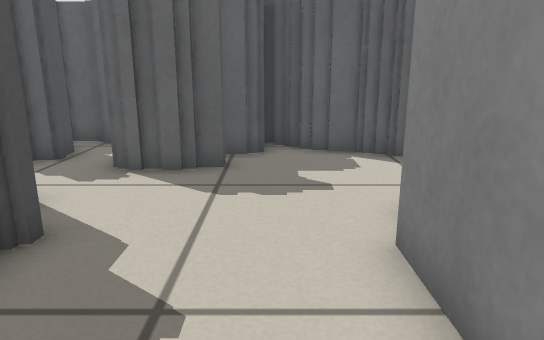
View 1 (above)

24 first-person views from a walk through a Stage world. The camera is 0.51 m above the floor, tilts 14° down and sees 70° across. The lines on the ground mark 1 m squares. The floor is counted in squares, 0.25 m on a side. Each view is taken from the middle of a square. On the plan, view 1 faces up. The plan holds only what a view shows up to about 19 squares ahead; the rest is blank. The place goes on beyond the plan. Robots are left out.

View 2
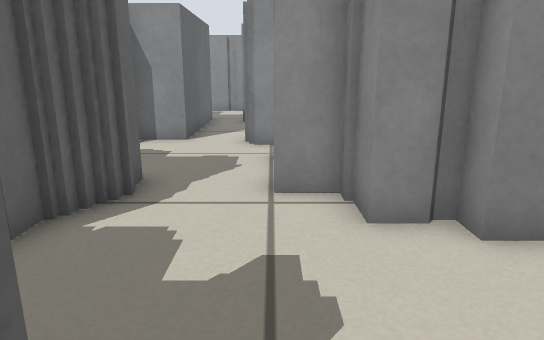

View 3
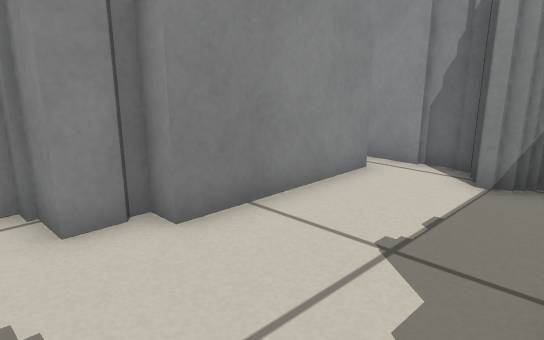

View 4
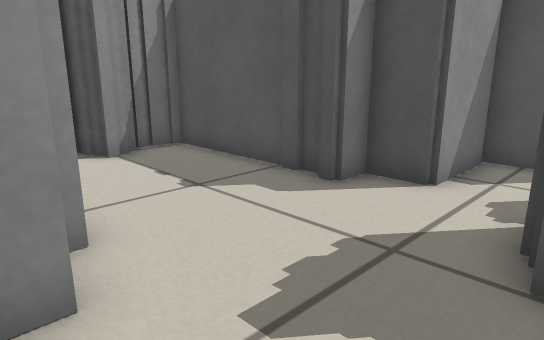

View 5
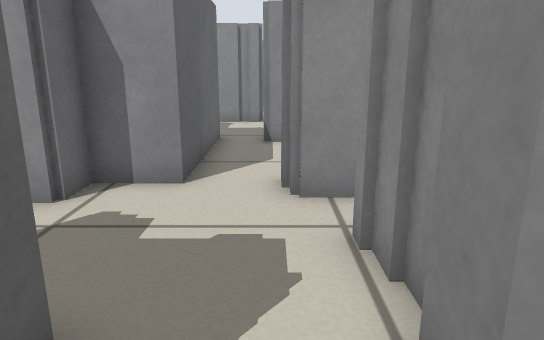

View 6
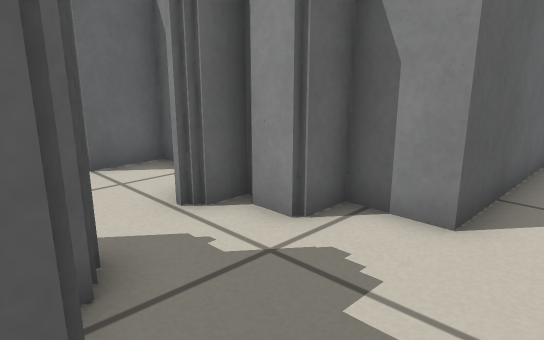

View 7
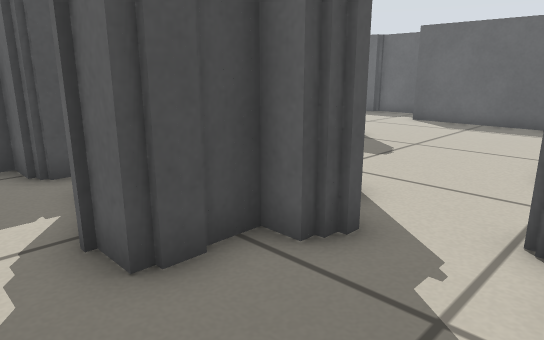

View 8
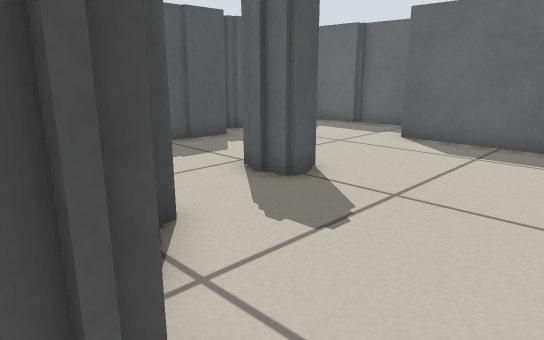

View 9
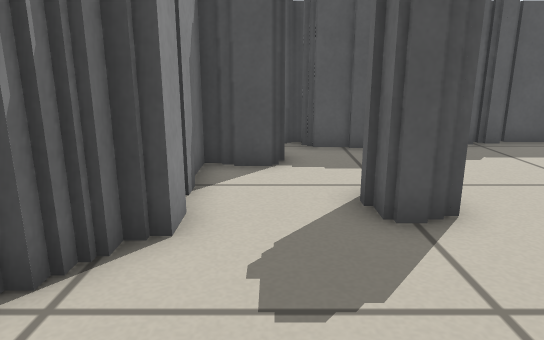

View 10
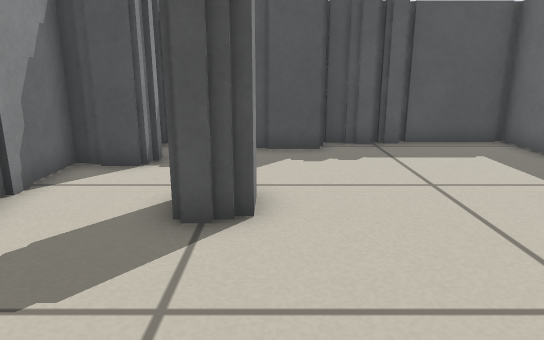

View 11
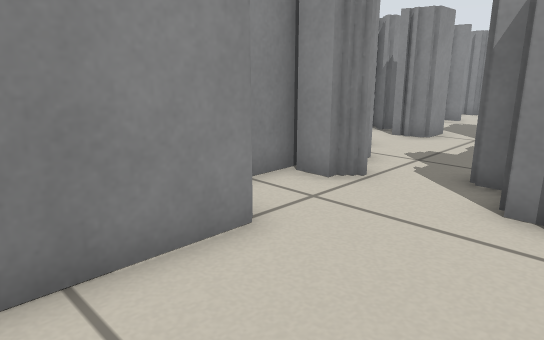

View 12
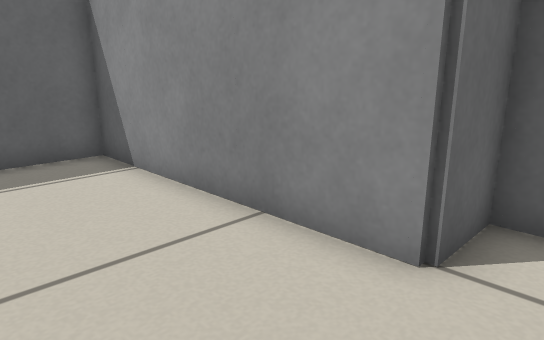

View 13
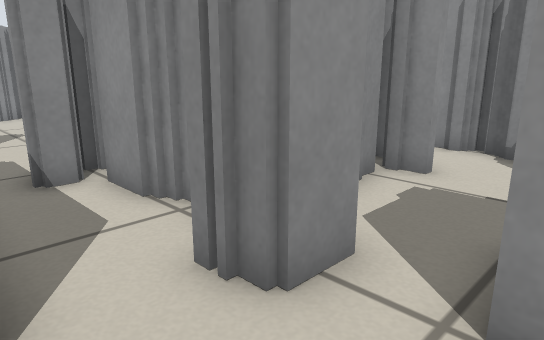

View 14
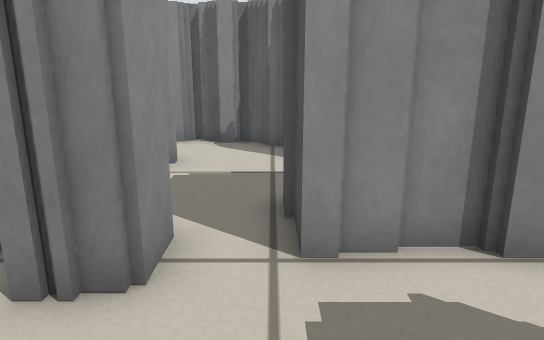

View 15
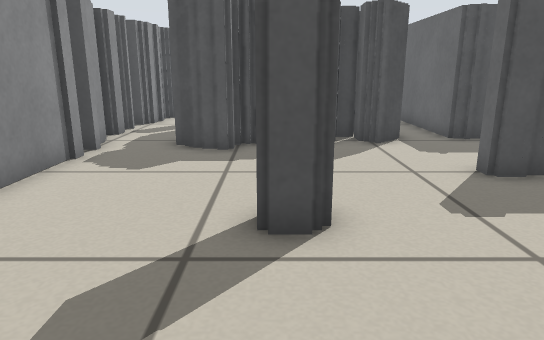

View 16
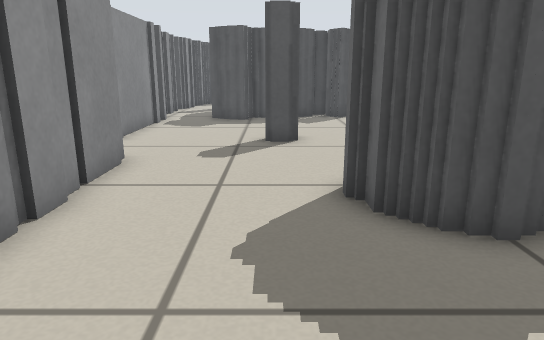

View 17
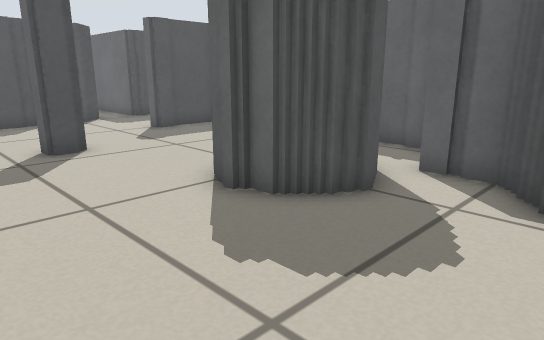

View 18
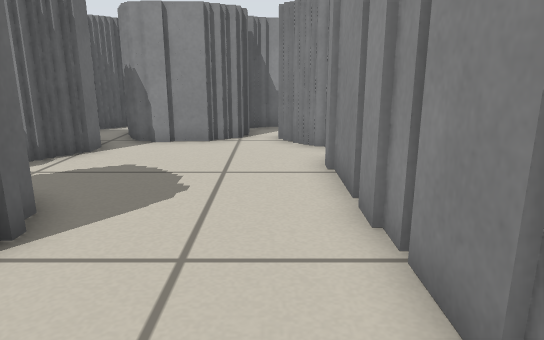

View 19
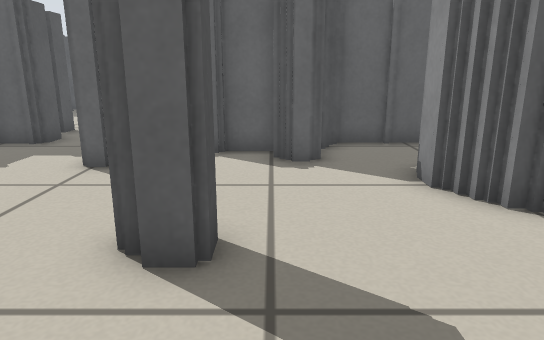

View 20
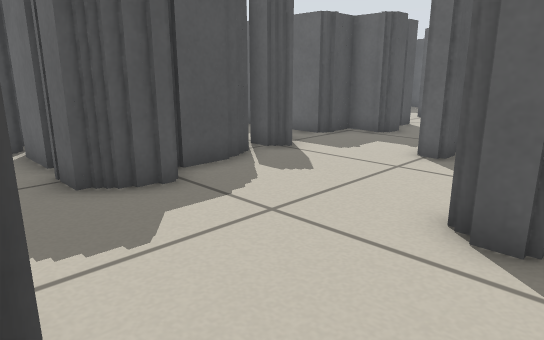

View 21
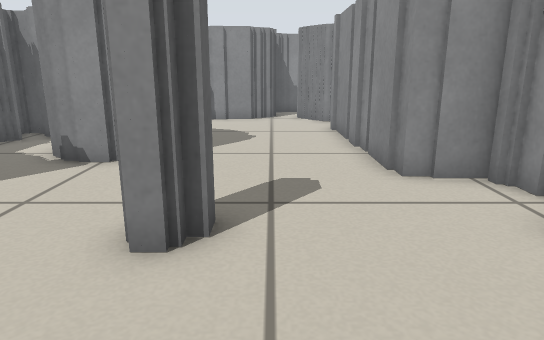

View 22
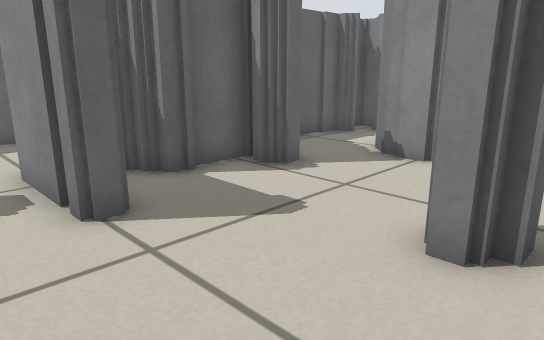

View 23
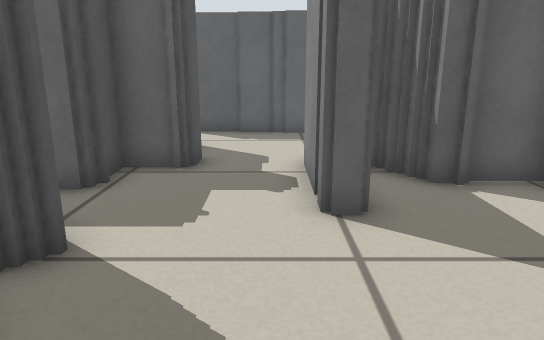

View 24
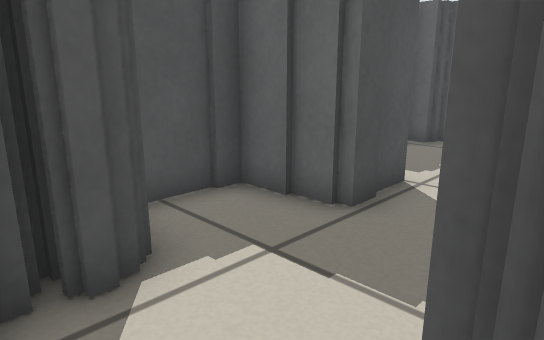

### Floor plan
Key: @ floor where view 1 was taken; # wall or solid block; x gap in a wall; . floor.
Columns run from 7 left of view 1 to 35 right of it. Each row starts with its distance up from view 1.
 27  ######
 26  #.....
 25  #.....########
 24  #............#
 23  #............#
 22  #............#
 21  ##...........#
 20   #...........#
 19   #....#......#
 18  ##...........#
 17  ####.........###     ######
 16     #.###.....###     ....
 15     ######......#      ....
 14          ###...##      #...
 13            ##..##      #...
 12  ##    #   ##..##     ##..##    ######
 11        ######..##     ##..###  ##. ####
 10      ########...#######...#.####.....##
  9  ######...................#...##..# .###
  8   ..###..............##..........####..##
  7 #..........####x#######..........## #...###
  6 ####.....######.###  ##..........####.....#
  5    ##....######..#    ##..........##......#
  4     #....### ....#    ##.....#............#
  3     #....###.....#    ##..................#
  2     #....#   #...## ####..................#
  1     #....#   # ..####.##.........  #####.##
  0     #..@.#   ##.................###      #
 -1     ###..#    ######.#########.##
 -2       ####        ####       ###

Where each view was taken, in squares from view 1:
view 1: 0 up, 0 right, facing up
view 2: 7 up, 3 left, facing right
view 3: 7 up, 3 left, facing down-right
view 4: 9 up, 3 right, facing down-left
view 5: 8 up, 2 right, facing right
view 6: 8 up, 4 right, facing up-right
view 7: 8 up, 8 right, facing up-left
view 8: 13 up, 6 right, facing up-left
view 9: 17 up, 6 right, facing left
view 10: 20 up, 6 right, facing left
view 11: 20 up, 3 right, facing down-right
view 12: 15 up, 3 right, facing up-right
view 13: 10 up, 6 right, facing down-right
view 14: 11 up, 7 right, facing down
view 15: 4 up, 27 right, facing left
view 16: 4 up, 34 right, facing left
view 17: 1 up, 33 right, facing up-left
view 18: 2 up, 23 right, facing right
view 19: 0 up, 23 right, facing up
view 20: 1 down, 23 right, facing up-left
view 21: 3 up, 17 right, facing right
view 22: 3 up, 17 right, facing up-right
view 23: 3 up, 18 right, facing up
view 24: 0 up, 10 right, facing up-left
